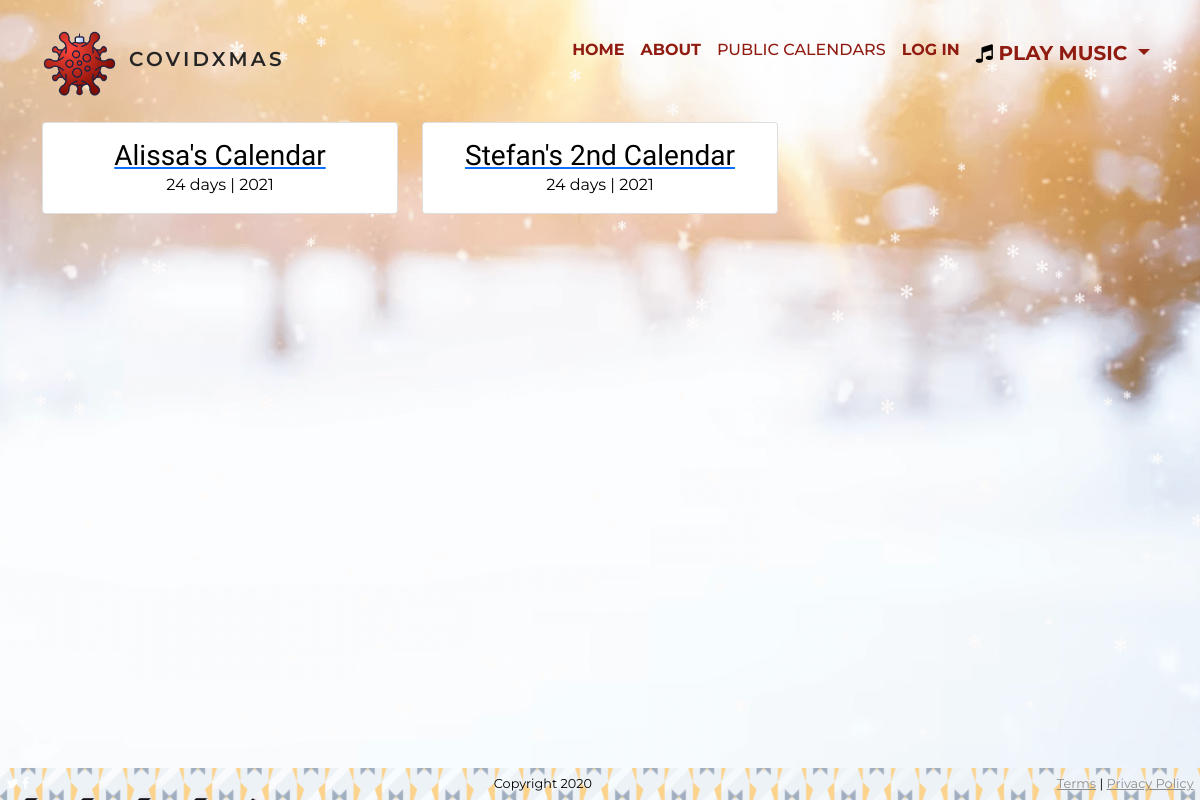
The page /dates/view_public_calendars/ on the database its author committed.
### dates/models.py (models this page shows, shortened)
class Calendar(models.Model):
    user = models.ForeignKey(User, related_name='calendars', on_delete=models.CASCADE)
    unique_id = models.UUIDField(default=uuid.uuid4, max_length=100, unique=True, primary_key=True)
    name = models.CharField(max_length=254)
    days = models.IntegerField(default=0, choices=DAYS)
    year = models.IntegerField(default=2021, choices=YEARS)
    is_public = models.BooleanField(default=False)

### dates/views.py (the view)
# urls.py: path('view_public_calendars/', view_public_calendars, name='view_public_calendars'),
def view_public_calendars(request):
    calendars = Calendar.objects.filter(is_public=True).order_by('?')
    return render(request, 'view_public_calendars.html', {'calendars': calendars})

### dates/templates/view_public_calendars.html
{% extends 'base_template.html' %}
{% block content %}
<section class="calendar">
    <div class="container">
        <div class="row">
            {% for calendar in calendars %}
            <div class="col-md-4">
                <div class="card">
                    <div class="card-title m-0">
                        <a href="{% url 'calendar' calendar_id=calendar.unique_id %}">
                            <h3 class="m-0 mt-3 p-0">{{calendar.name}}</h3>
                        </a>
                    </div>
                    <div class="card-body p-0 pb-3">
                        {{calendar.days}} days | {{calendar.year}}
                    </div>
                </div>
            </div>
            {% endfor %}
        </div>
    </div>
</section>
{% endblock %}

### assets/css/_variables.css (style rules this page uses)
:root { --background-colour: #8e8989; --menu-colour: #3e3d3d; --primary-colour: #901B11; --primary-colour-hover: #052e12; --nav-colour: #262525; --background-dark: rgba(0, 0, 0, 0.5); --overlay: rgba(144, 27, 17, 0.5); }

### assets/css/_base.css (style rules this page uses)
* { color: black; font-family: 'Montserrat', sans-serif; margin: 0; padding: 0; box-sizing: border-box; }
body { background: url(../images/flakes3.png); background-size: cover; background-repeat: no-repeat; background-position: center; min-height: 100vh; width: 100%; position: relative; }

### assets/css/_typography.css (style rules this page uses)
h1, h2, h3, h4 { font-family: 'Risque', cursive; }

### assets/css/_viewcalendar.css (style rules this page uses)
.card-title { text-align: center; }
.card-body { text-align: center; }

### rows shown on the page
Calendar: name "Alissa's Calendar", days "24", year "2021"
Calendar: name "Stefan's 2nd Calendar", days "24", year "2021"
